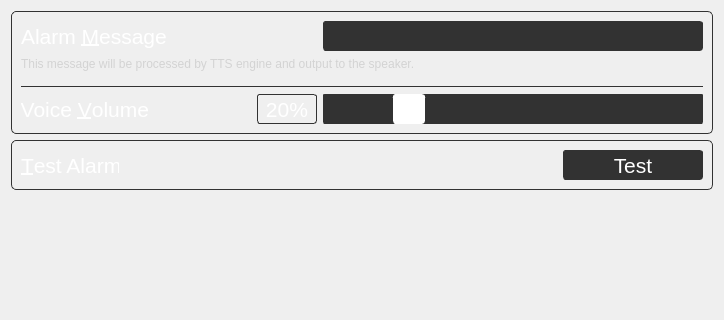
              <widget class="QWidget" name="scrollAreaWidgetContents_5">
               <property name="geometry">
                <rect>
                 <x>0</x>
                 <y>0</y>
                 <width>724</width>
                 <height>320</height>
                </rect>
               </property>
               <layout class="QVBoxLayout" name="verticalLayout_14">
                <item>
                 <widget class="QFrame" name="frame_16">
                  <property name="styleSheet">
                   <string notr="true">QWidget#frame_16{border-radius: 5px;border-color:rgb(50,50,50);border-width: 1px;border-style: solid;}</string>
                  </property>
                  <property name="frameShape">
                   <enum>QFrame::StyledPanel</enum>
                  </property>
                  <property name="frameShadow">
                   <enum>QFrame::Raised</enum>
                  </property>
                  <layout class="QVBoxLayout" name="verticalLayout_6">
                   <item>
                    <layout class="QHBoxLayout" name="horizontalLayout_31">
                     <item>
                      <widget class="QLabel" name="label_13">
                       <property name="font">
                        <font>
                         <pointsize>16</pointsize>
                        </font>
                       </property>
                       <property name="styleSheet">
                        <string notr="true">color:white</string>
                       </property>
                       <property name="text">
                        <string>Alarm &amp;Message</string>
                       </property>
                       <property name="buddy">
                        <cstring>alarm_message_lineedit</cstring>
                       </property>
                      </widget>
                     </item>
                     <item>
                      <spacer name="horizontalSpacer_37">
                       <property name="orientation">
                        <enum>Qt::Horizontal</enum>
                       </property>
                       <property name="sizeHint" stdset="0">
                        <size>
                         <width>40</width>
                         <height>20</height>
                        </size>
                       </property>
                      </spacer>
                     </item>
                     <item>
                      <widget class="QLineEdit" name="alarm_message_lineedit">
                       <property name="minimumSize">
                        <size>
                         <width>380</width>
                         <height>30</height>
                        </size>
                       </property>
                       <property name="font">
                        <font>
                         <pointsize>16</pointsize>
                        </font>
                       </property>
                       <property name="styleSheet">
                        <string notr="true">color: white; background-color: rgb(50,50,50); border-radius:3px;border-color: rgb(50,50,50);border-width: 1px;border-style: solid;</string>
                       </property>
                      </widget>
                     </item>
                    </layout>
                   </item>
                   <item>
                    <widget class="QLabel" name="label_15">
                     <property name="minimumSize">
                      <size>
                       <width>0</width>
                       <height>22</height>
                      </size>
                     </property>
                     <property name="maximumSize">
                      <size>
                       <width>16777215</width>
                       <height>22</height>
                      </size>
                     </property>
                     <property name="styleSheet">
                      <string notr="true">color:lightgrey</string>
                     </property>
                     <property name="text">
                      <string>This message will be processed by TTS engine and output to the speaker.</string>
                     </property>
                     <property name="alignment">
                      <set>Qt::AlignLeading|Qt::AlignLeft|Qt::AlignTop</set>
                     </property>
                    </widget>
                   </item>
                   <item>
                    <widget class="Line" name="line_3">
                     <property name="autoFillBackground">
                      <bool>false</bool>
                     </property>
                     <property name="styleSheet">
                      <string notr="true">color:rgb(50,50,50)</string>
                     </property>
                     <property name="frameShadow">
                      <enum>QFrame::Plain</enum>
                     </property>
                     <property name="orientation">
                      <enum>Qt::Horizontal</enum>
                     </property>
                    </widget>
                   </item>
                   <item>
                    <layout class="QHBoxLayout" name="horizontalLayout_47">
                     <item>
                      <widget class="QLabel" name="voice_volume">
                       <property name="font">
                        <font>
                         <pointsize>16</pointsize>
                        </font>
                       </property>
                       <property name="styleSheet">
                        <string notr="true">color:white</string>
                       </property>
                       <property name="text">
                        <string>Voice &amp;Volume</string>
                       </property>
                       <property name="alignment">
                        <set>Qt::AlignRight|Qt::AlignTrailing|Qt::AlignVCenter</set>
                       </property>
                       <property name="buddy">
                        <cstring>voice_volume_slider</cstring>
                       </property>
                      </widget>
                     </item>
                     <item>
                      <spacer name="horizontalSpacer_39">
                       <property name="orientation">
                        <enum>Qt::Horizontal</enum>
                       </property>
                       <property name="sizeHint" stdset="0">
                        <size>
                         <width>40</width>
                         <height>20</height>
                        </size>
                       </property>
                      </spacer>
                     </item>
                     <item>
                      <widget class="QLabel" name="voice_volume_label">
                       <property name="minimumSize">
                        <size>
                         <width>60</width>
                         <height>30</height>
                        </size>
                       </property>
                       <property name="font">
                        <font>
                         <pointsize>16</pointsize>
                        </font>
                       </property>
                       <property name="styleSheet">
                        <string notr="true">color: white; border-radius:3px;border-color: rgb(50,50,50);border-width: 1px;border-style: solid;</string>
                       </property>
                       <property name="text">
                        <string>20%</string>
                       </property>
                       <property name="alignment">
                        <set>Qt::AlignCenter</set>
                       </property>
                      </widget>
                     </item>
                     <item>
                      <widget class="QSlider" name="voice_volume_slider">
                       <property name="minimumSize">
                        <size>
                         <width>380</width>
                         <height>30</height>
                        </size>
                       </property>
                       <property name="maximumSize">
                        <size>
                         <width>16777215</width>
                         <height>30</height>
                        </size>
                       </property>
                       <property name="font">
                        <font>
                         <pointsize>16</pointsize>
                        </font>
                       </property>
                       <property name="styleSheet">
                        <string notr="true">QSlider::groove:horizontal {
    border: 1px solid rgb(50,50,50);
    border-radius: 3px;
    height: 30px; /* the groove expands to the size of the slider by default. by giving it a height, it has a fixed size */
    background: rgb(50,50,50);
    margin: 2px 0;
}

QSlider::handle:horizontal {
    background-color:white;
    border: 1px solid white;
    width: 30px;
    border-radius: 3px;
}</string>
                       </property>
                       <property name="maximum">
                        <number>100</number>
                       </property>
                       <property name="value">
                        <number>20</number>
                       </property>
                       <property name="sliderPosition">
                        <number>20</number>
                       </property>
                       <property name="orientation">
                        <enum>Qt::Horizontal</enum>
                       </property>
                      </widget>
                     </item>
                    </layout>
                   </item>
                  </layout>
                 </widget>
                </item>
                <item>
                 <widget class="QFrame" name="frame_18">
                  <property name="styleSheet">
                   <string notr="true">QWidget#frame_18{border-radius: 5px;border-color:rgb(50,50,50);border-width: 1px;border-style: solid;}</string>
                  </property>
                  <property name="frameShape">
                   <enum>QFrame::StyledPanel</enum>
                  </property>
                  <property name="frameShadow">
                   <enum>QFrame::Raised</enum>
                  </property>
                  <layout class="QVBoxLayout" name="verticalLayout_26">
                   <item>
                    <layout class="QHBoxLayout" name="horizontalLayout_38">
                     <item>
                      <widget class="QLabel" name="label_24">
                       <property name="font">
                        <font>
                         <pointsize>16</pointsize>
                        </font>
                       </property>
                       <property name="styleSheet">
                        <string notr="true">color:white</string>
                       </property>
                       <property name="text">
                        <string>&amp;Test Alarm</string>
                       </property>
                       <property name="buddy">
                        <cstring>test_alarm_pushbutton</cstring>
                       </property>
                      </widget>
                     </item>
                     <item>
                      <spacer name="horizontalSpacer_38">
                       <property name="orientation">
                        <enum>Qt::Horizontal</enum>
                       </property>
                       <property name="sizeHint" stdset="0">
                        <size>
                         <width>40</width>
                         <height>20</height>
                        </size>
                       </property>
                      </spacer>
                     </item>
                     <item>
                      <widget class="QPushButton" name="test_alarm_pushbutton">
                       <property name="minimumSize">
                        <size>
                         <width>140</width>
                         <height>30</height>
                        </size>
                       </property>
                       <property name="maximumSize">
                        <size>
                         <width>140</width>
                         <height>30</height>
                        </size>
                       </property>
                       <property name="font">
                        <font>
                         <pointsize>16</pointsize>
                        </font>
                       </property>
                       <property name="styleSheet">
                        <string notr="true">color: white; background-color: rgb(50,50,50); border-radius:3px;border-color: rgb(50,50,50);border-width: 1px;border-style: solid;


</string>
                       </property>
                       <property name="text">
                        <string>Test</string>
                       </property>
                      </widget>
                     </item>
                    </layout>
                   </item>
                  </layout>
                 </widget>
                </item>
                <item>
                 <spacer name="verticalSpacer_2">
                  <property name="orientation">
                   <enum>Qt::Vertical</enum>
                  </property>
                  <property name="sizeHint" stdset="0">
                   <size>
                    <width>20</width>
                    <height>40</height>
                   </size>
                  </property>
                 </spacer>
                </item>
               </layout>
              </widget>
